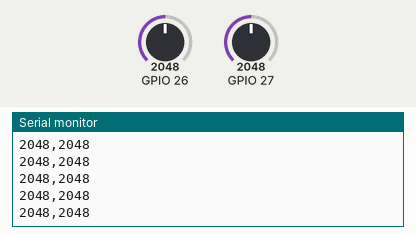
Recording of a sketch running on a simulated ESP32. On the bench: the last lines printed to the serial monitor. Inputs (shaded band) come from the test bench; at power-on: GPIO 26 = 2048, GPIO 27 = 2048.

Above: at 2.2 s.
2.3 s: GPIO 26 set to 2866
At 2.56 s:
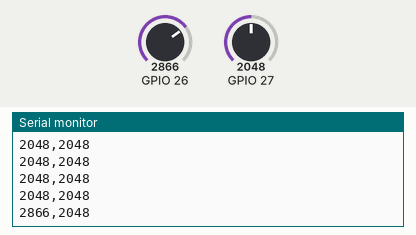
3.8 s: GPIO 27 set to 2866
At 3.96 s:
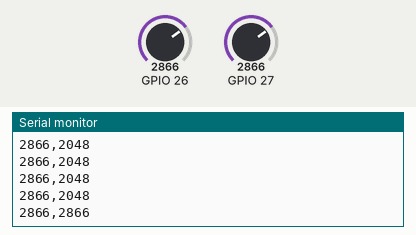
5.3 s: GPIO 26 set to 3603
At 5.36 s:
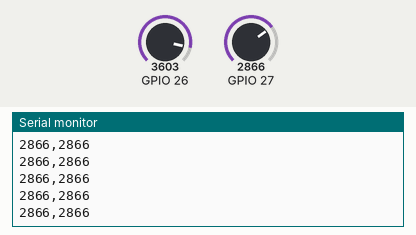
6.8 s: GPIO 27 set to 3603
At 6.96 s:
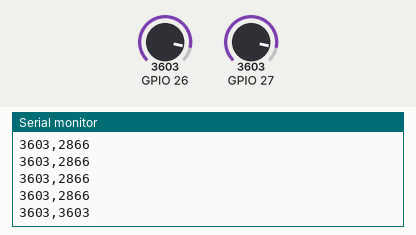
Timing chart, 0 to 9.3 s (numbered marks = the images above; inputs shaded):
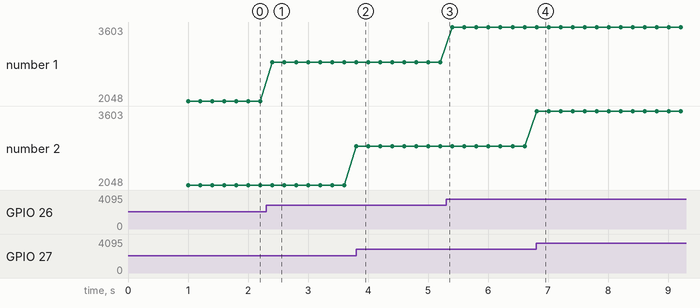

Measured:
- after the input at 2.3 s, the serial monitor: prints a new line after 0.10 s (image 1)
- after the input at 3.8 s, the serial monitor: prints a new line at once (image 2)
- after the input at 6.8 s, the serial monitor: prints a new line at once (image 4)
- plotted number 1: 2048 → 2866 after the input at 2.3 s, 2866 → 3603 after the input at 5.3 s

The sketch:

esp32.ino
```cpp
void setup() {
  Serial.begin(115200);
  delay(1000); // give me time to bring up serial monitor
}

void loop() {
  // Joystick
  Serial.print(analogRead(26));
  Serial.print(",");
  Serial.println(analogRead(27));
  delay(200);
}
```
